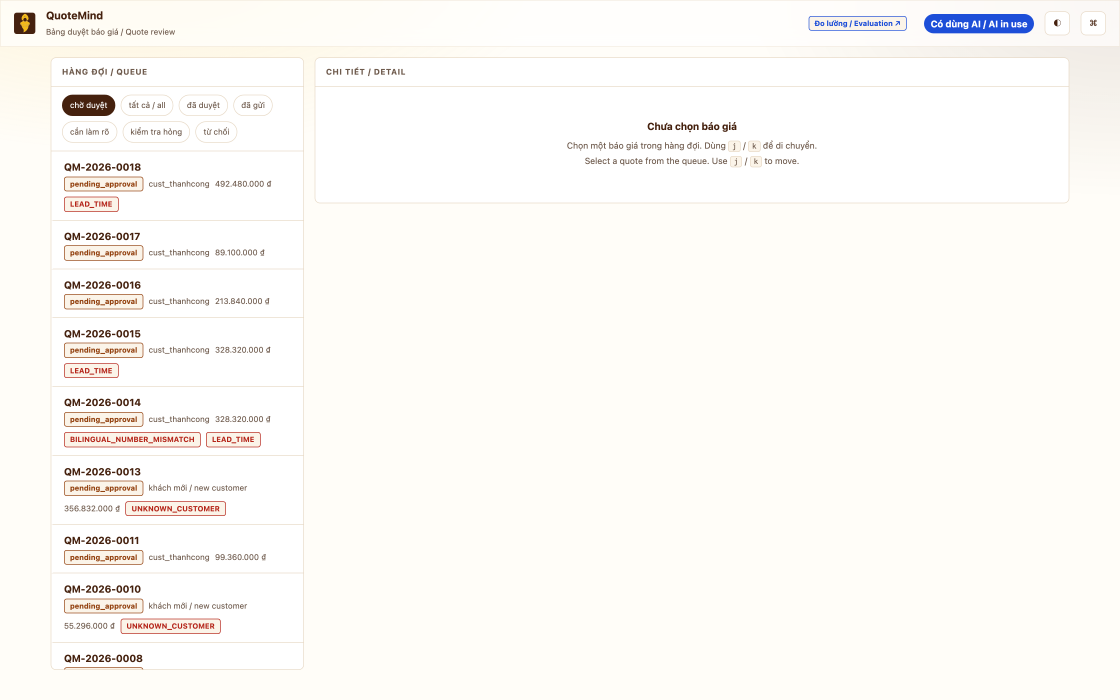
#> input picture .demo/01_queue.png, 3360 x 2100 px, found by its file name (shown at 1/3 size)
$ python demo_clip.py
#> lines starting #> are read from the running program, lines starting #| are printed output that depends on the picture
"""Build the QuoteMind demo clip: real screenshots, burned-in captions, no voice.

Stephen records the voiceover on top, so the captions carry the beats and the timing is generous
enough to read them aloud. Everything on screen is the deployed product against live cloud data.
"""

from __future__ import annotations

import subprocess
from pathlib import Path

from PIL import Image, ImageDraw, ImageFont

SHOTS = Path("/tmp/qmvid/shots")
FRAMES = Path("/tmp/qmvid/frames")
FONTS = Path("/Users/stephencheng/Projects/CyberSkill/quote-mind/src/quotemind/quote/render/fonts")
OUT = Path("/Users/stephencheng/Projects/CyberSkill/quote-mind/.demo/quotemind-demo.mp4")

W, H = 1920, 1080
UMBER = (69, 33, 14)
OCHRE = (244, 186, 23)
CREAM = (253, 250, 245)
INK = (28, 20, 13)
MUTED = (150, 128, 108)

BAR = 250  # caption bar height


def font(weight: str, size: int) -> ImageFont.FreeTypeFont:
    return ImageFont.truetype(str(FONTS / f"BeVietnamPro-{weight}.ttf"), size)


F_KICKER = font("Bold", 26)
F_HEAD = font("Bold", 48)
F_BODY = font("Regular", 30)
F_TITLE = font("Bold", 92)
F_SUB = font("Regular", 40)
F_MONO = font("SemiBold", 32)


def wrap(draw: ImageDraw.ImageDraw, text: str, f: ImageFont.FreeTypeFont, width: int) -> list[str]:
    words, lines, line = text.split(), [], ""
    for word in words:
        trial = f"{line} {word}".strip()
        if draw.textlength(trial, font=f) <= width:
            line = trial
        else:
            lines.append(line)
            line = word
    if line:
        lines.append(line)
    return lines


def card(kicker: str, head: str, body: str) -> Image.Image:
    """A full-bleed title card, for the beats that are an argument rather than a screen."""
    im = Image.new("RGB", (W, H), UMBER)
    d = ImageDraw.Draw(im)
    d.rectangle([0, 0, 14, H], fill=OCHRE)

    y = 300
    d.text((150, y), kicker.upper(), font=F_KICKER, fill=OCHRE)
    y += 70
    for line in wrap(d, head, F_TITLE, W - 340):
        d.text((150, y), line, font=F_TITLE, fill=CREAM)
        y += 108
    y += 30
    for line in wrap(d, body, F_SUB, W - 380):
        d.text((150, y), line, font=F_SUB, fill=(214, 196, 178))
        y += 58
    return im


def shot(
    name: str, kicker: str, head: str, body: str, crop: tuple[int, int, int, int] | None = None
) -> Image.Image:
    """A screenshot of the live product, with a caption bar under it."""
    im = Image.new("RGB", (W, H), UMBER)
    d = ImageDraw.Draw(im)

    # Every proof frame names where it was taken. The clip used to be shot against a local
    # uvicorn, which proved nothing a judge could check; these are the live site.
    kicker = f"{kicker}  \u00b7  quotemind.cyberskill.world"

    src = Image.open(SHOTS / name).convert("RGB")
    if crop:
        src = src.crop(crop)

    area_h = H - BAR
    scale = min(W / src.width, area_h / src.height)
    src = src.resize((int(src.width * scale), int(src.height * scale)), Image.LANCZOS)
    im.paste(src, ((W - src.width) // 2, (area_h - src.height) // 2))

    # caption bar
    d.rectangle([0, H - BAR, W, H], fill=UMBER)
    d.rectangle([0, H - BAR, W, H - BAR + 5], fill=OCHRE)

    y = H - BAR + 34
    d.text((100, y), kicker.upper(), font=F_KICKER, fill=OCHRE)
    y += 46
    d.text((100, y), head, font=F_HEAD, fill=CREAM)
    y += 66
    for line in wrap(d, body, F_BODY, W - 200)[:2]:
        d.text((100, y), line, font=F_BODY, fill=(206, 186, 166))
        y += 40
    return im


# (image, seconds). The durations are set so a narrator can read the beat comfortably.
BEATS: list[tuple[Image.Image, float]] = [
    (
        card(
            "Qwen Cloud Hackathon · Track 4",
            "QuoteMind",
            "An RFQ-to-quote autopilot for Vietnamese IT resellers. A scanned purchase order, a "
            "spreadsheet, half-Vietnamese email — 30 to 90 minutes of skilled, mechanical work.",
        ),
        7.0,
    ),
    (
        card(
            "the idea it is built around",
            "The model never does arithmetic.",
            "Qwen reads the messy Vietnamese and picks the SKU. Every number after that is "
            "ordinary, unit-tested Python — and a critic recomputes the whole quote from source.",
        ),
        8.0,
    ),
    (
        shot(
            "01_queue.png",
            "the review queue",
            "Nothing is ever sent automatically.",
            "Every quote stops at the human gate. An autopilot that files a flight plan and asks "
            "the captain before takeoff.",
        ),
        8.0,
    ),
    (
        shot(
            "02_quote.png",
            "one RFQ, read and priced",
            "Three Dell servers. 492,480,000 ₫.",
            "The line is out of stock, so it carries its lead time. The delivery terms were "
            "retrieved from procedural memory — a made-to-order server never promises 7 days.",
        ),
        10.0,
    ),
    (
        shot(
            "03_deterministic.png",
            "the guarantee, on the page",
            "No model touched these numbers.",
            "Computed in exact Decimal from the catalogue, then independently recomputed by the "
            "critic. Recompute diffs: zero.",
        ),
        9.0,
    ),
    (
        shot(
            "04_gate.png",
            "the human gate",
            "Approve. Reject. Revise. Cancel.",
            "A flagged quote cannot be approved silently - the waiver goes onto a hash-chained "
            "audit trail, with who signed it and why.",
        ),
        8.0,
    ),
    (
        shot(
            "05_critic.png",
            "the critic",
            "One verdict. Two authors. Both labelled.",
            "NOT AI: the deterministic check. AI: a note written after that verdict, from it — and "
            "structurally unable to change it.",
        ),
        10.0,
    ),
    (
        shot(
            "06_trace.png",
            "show your work",
            "Every model call, its tokens, its cost.",
            "The reviewer sees not just the price but every step that produced it. A flagged quote "
            "cannot be approved silently: the waiver is hash-chained onto the audit trail.",
        ),
        9.0,
    ),
    (
        shot(
            "07_eval_table.png",
            "we measured it",
            "93% price-exact. The single agent: 40%.",
            "Same models, same catalogue, same 30 labelled RFQs. The only difference is the "
            "architecture.",
        ),
        10.0,
    ),
    (
        shot(
            "08_eval_grid.png",
            "one square per case",
            "17 of 30 we get right and it does not.",
            "The single agent reads and matches almost as well. It gets the money wrong on 60% of "
            "quotes — and never notices.",
        ),
        9.0,
    ),
    (
        card(
            "deployed on Alibaba Cloud",
            "$0.013 a quote.",
            "Qwen on DashScope · AgentScope · Function Compute · Tablestore for state and agent "
            "memory · OSS. Live, and every number on it is measured.",
        ),
        8.0,
    ),
]
#> in card, `im = Image.new("RGB", (W, H), UMBER)`:
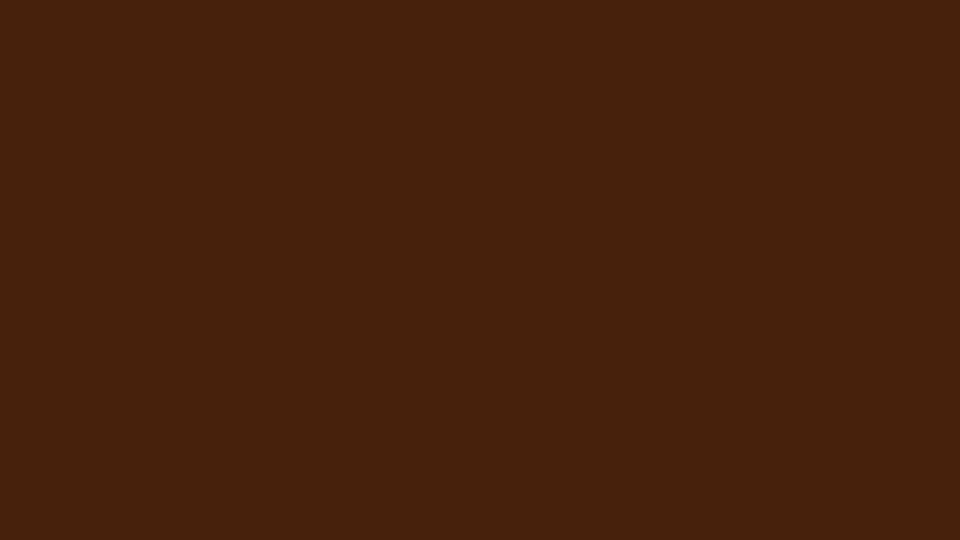
#> im: PIL image 1920x1080 RGB (shown at 1/2 size); mean R, G, B 69, 33, 14
#> in wrap, `words, lines, line = text.split(), [], ""`: words = ['QuoteMind']; line = ''
#> the loop in card, `for line in wrap(d, head, F_TITLE, W - 340):` made 1 pass
#> (line, y) on pass 1: ('QuoteMind', 478)
#> after the loop in card, `for line in wrap(d, head, F_TITLE, W - 340):`: y = 478
#> in card, `y += 30`: y = 508
#> the loop in card, `for line in wrap(d, body, F_SUB, W - 380):` made 3 passes
#> y on passes 1 to 2: 566, 624
#> (line, y) on pass 3: ('mechanical work.', 682)
#> after the loop in card, `for line in wrap(d, body, F_SUB, W - 380):`: y = 682
#> the loop in card (call 2), `for line in wrap(d, head, F_TITLE, W - 340):` made 1 pass
#> the loop in card (call 2), `for line in wrap(d, body, F_SUB, W - 380):` made 3 passes
#> in shot, src is the input picture: PIL image 3360x2100 RGB; mean R, G, B 251.8, 249.5, 245.8
#> in shot, `im.paste(src, ((W - src.width) // 2, (area_h - src.height) // 2))`:
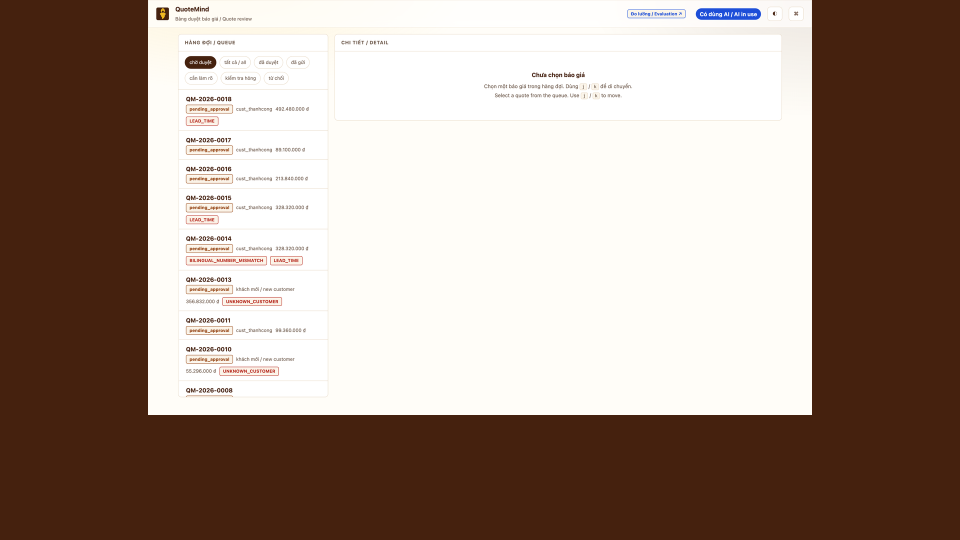
#> im: PIL image 1920x1080 RGB (shown at 1/2 size); mean R, G, B 166.1, 148, 137.1
#> the loop in shot, `for line in wrap(d, body, F_BODY, W - 200)[:2]:` made 1 pass
#> y on pass 1: 1016
#> after the loop in shot, `for line in wrap(d, body, F_BODY, W - 200)[:2]:`: y = 1016
#> call 2 of shot, with name = '02_quote.png', kicker = 'one RFQ, read and priced', head = 'Three Dell servers. 492,480,000 ₫.'
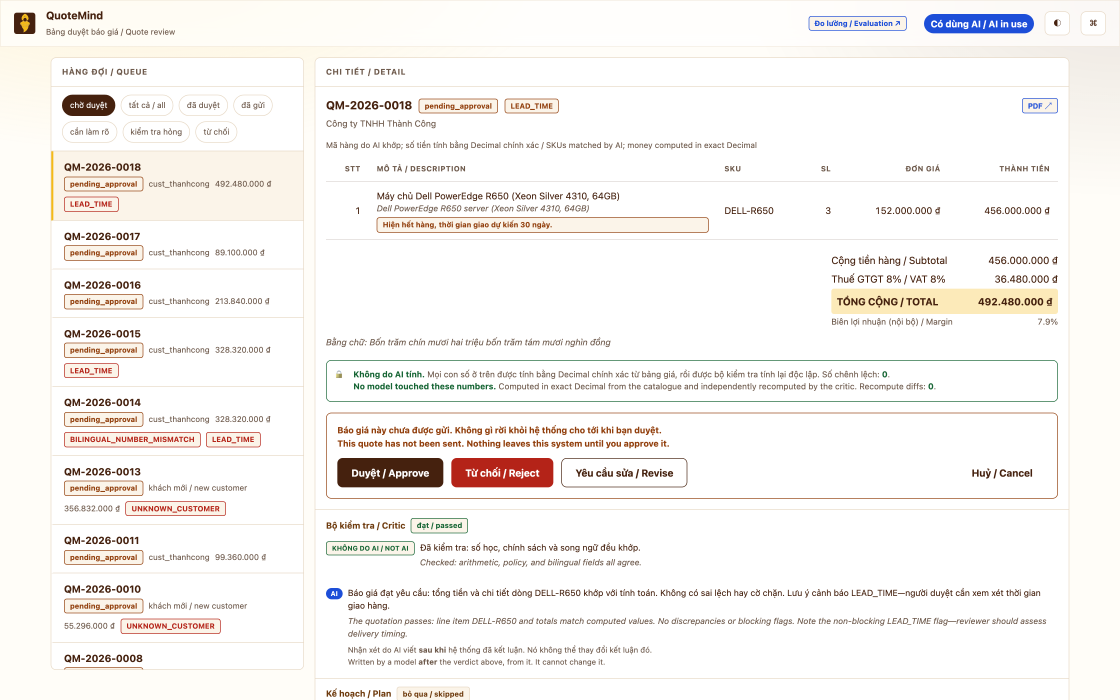
#> input picture .demo/02_quote.png, 3360 x 2100 px, found by its file name (shown at 1/3 size)
#> in shot, src is the input picture: PIL image 3360x2100 RGB; mean R, G, B 246.9, 243.9, 241.2
#> in shot (call 2), `src = src.resize((int(src.width * scale), int(src.height * scale)), Im..`:
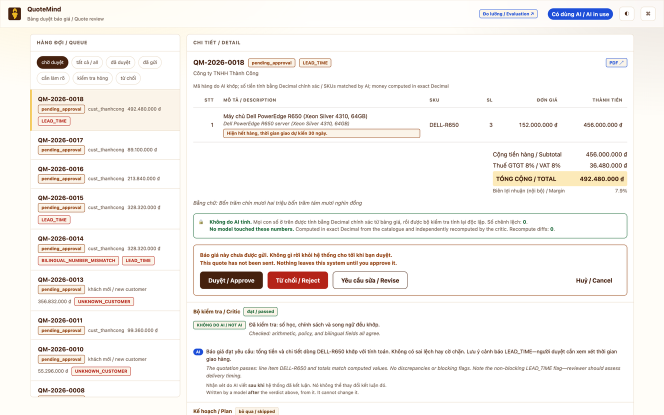
#> src: PIL image 1328x830 RGB (shown at 1/2 size); mean R, G, B 246.5, 243.4, 240.7
#> in shot (call 2), `im.paste(src, ((W - src.width) // 2, (area_h - src.height) // 2))`:
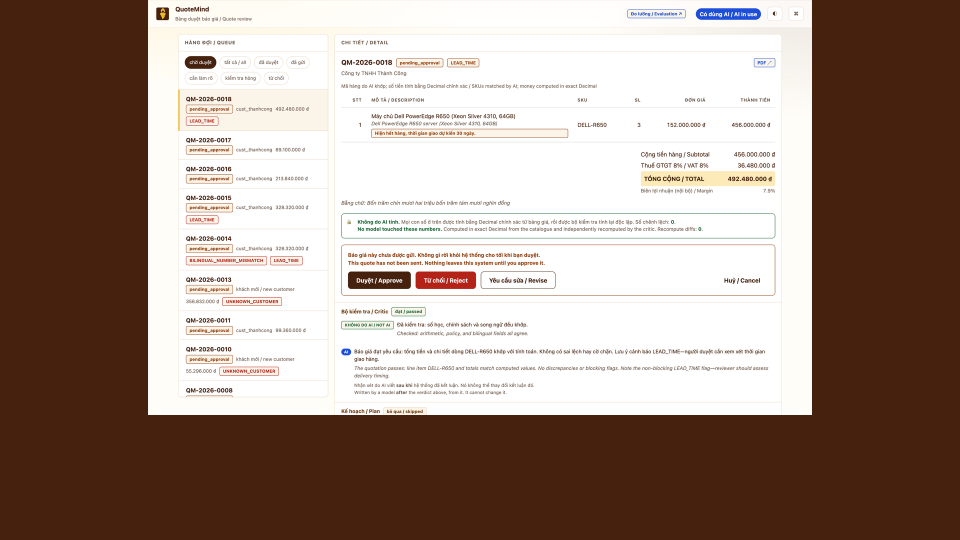
#> im: PIL image 1920x1080 RGB (shown at 1/2 size); mean R, G, B 163.3, 144.9, 134.5
#> the loop in shot (call 2), `for line in wrap(d, body, F_BODY, W - 200)[:2]:` made 2 passes
#> y on passes 1 to 2: 1016, 1056
#> after the loop in shot (call 2), `for line in wrap(d, body, F_BODY, W - 200)[:2]:`: y = 1056
#> (the run stopped early here; a loop or call above may not have finished)
